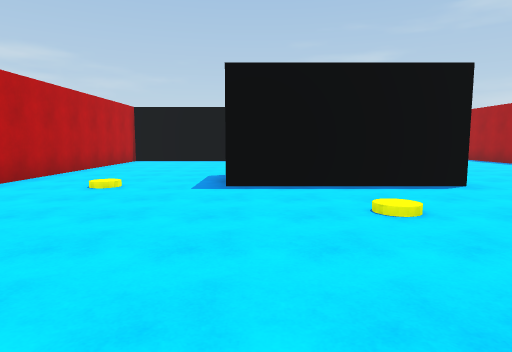
view 1 (above)

24 first-person views from a walk through a 3-D level made in the Unity game engine. The camera is 1.5 m above the floor, tilts 6° down and sees 75° across. The floor is counted in squares, 2 m on a side. Each view is taken from the middle of a square. On the plan, view 1 faces up. The plan holds only what a view shows up to about 11 squares ahead; the rest is blank. The place goes on beyond the plan. Some animated figures are not drawn.

view 2
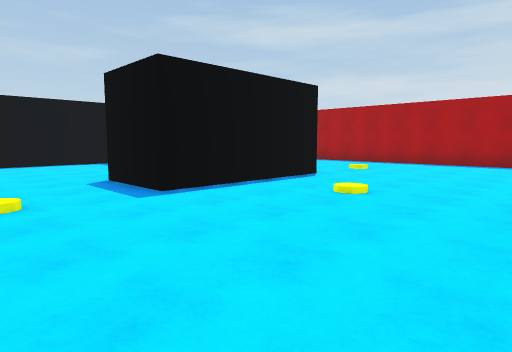

view 3
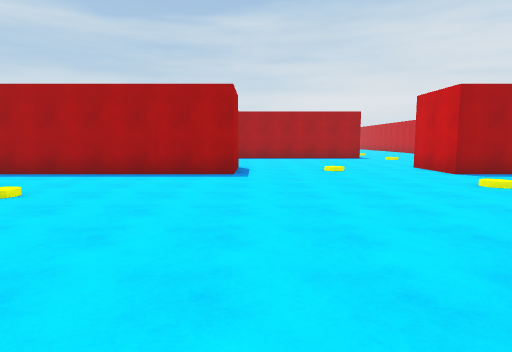

view 4
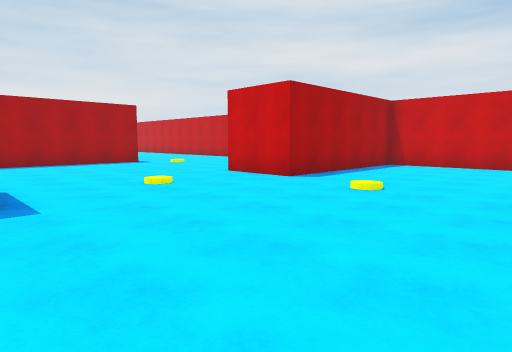

view 5
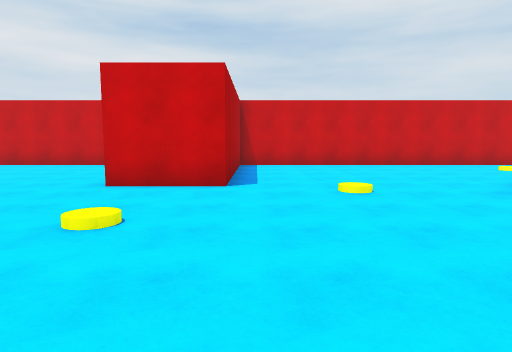

view 6
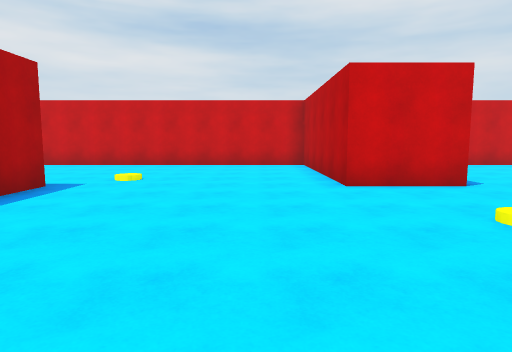

view 7
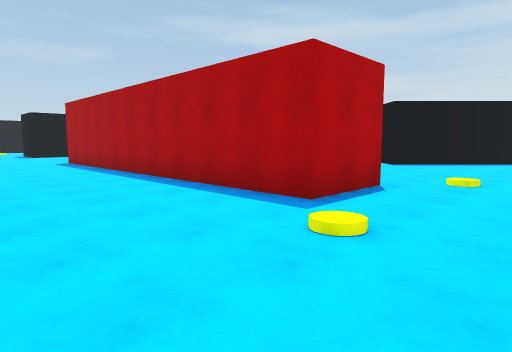

view 8
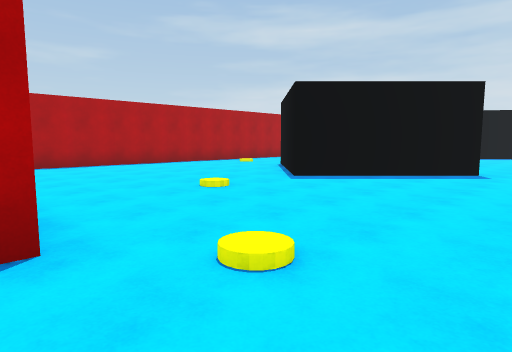

view 9
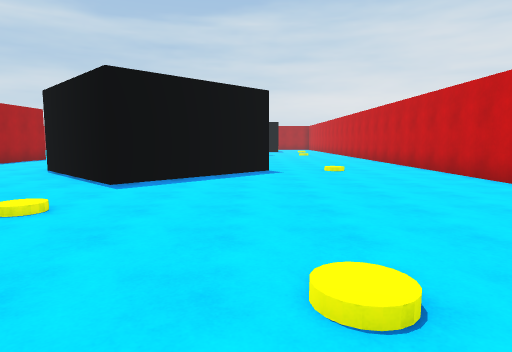

view 10
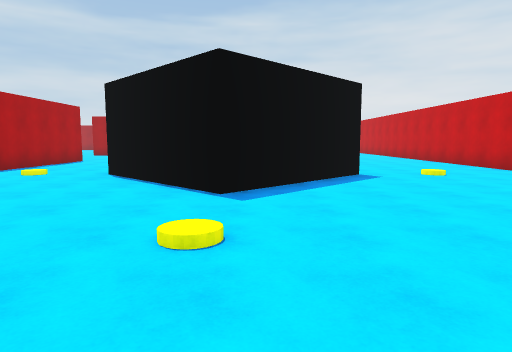

view 11
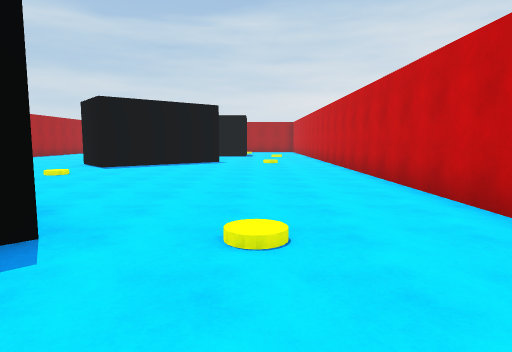

view 12
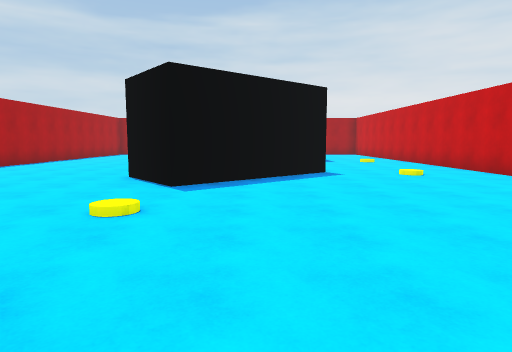

view 13
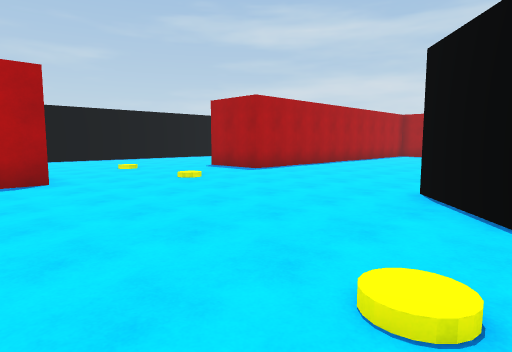

view 14
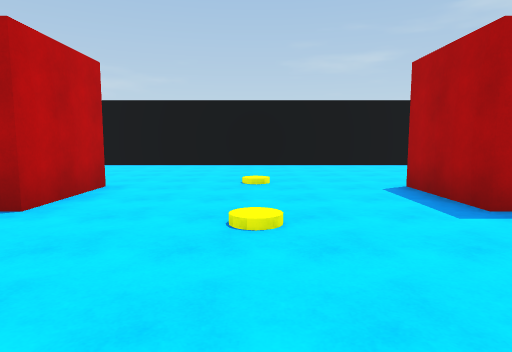

view 15
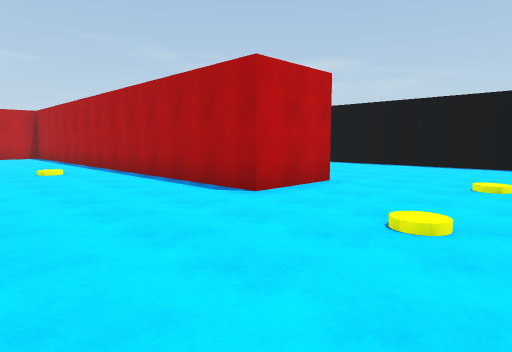

view 16
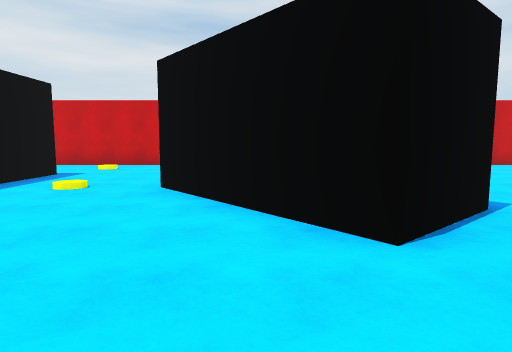

view 17
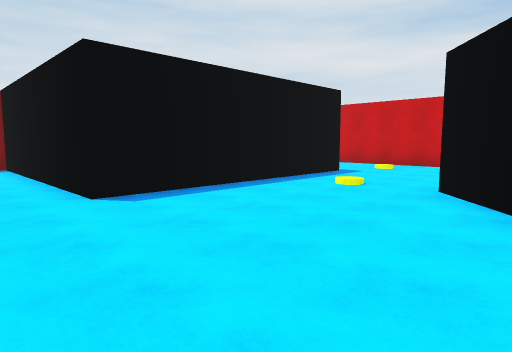

view 18
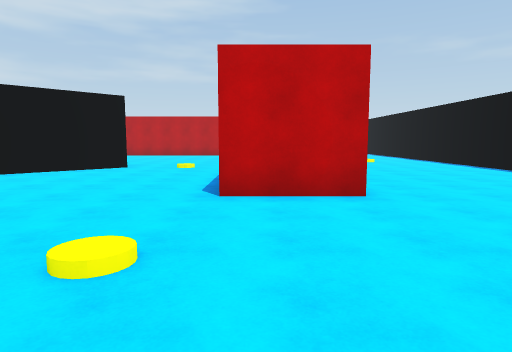

view 19
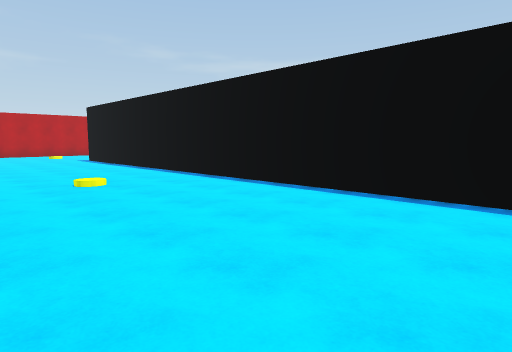

view 20
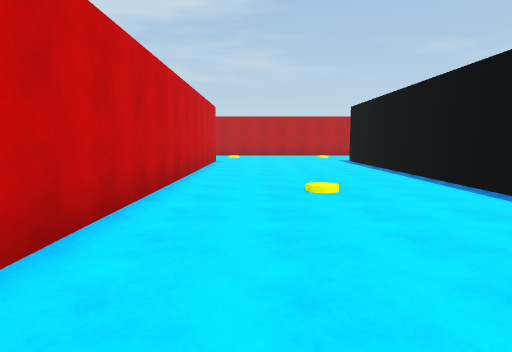

view 21
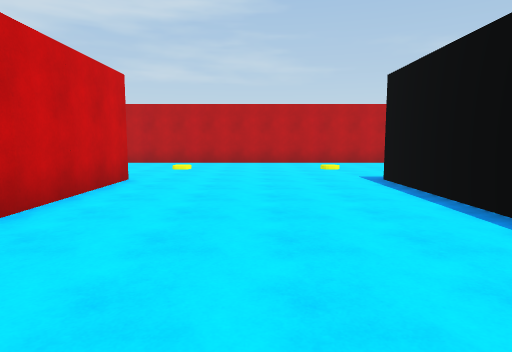

view 22
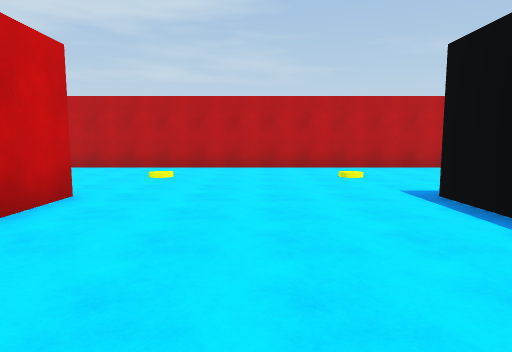

view 23
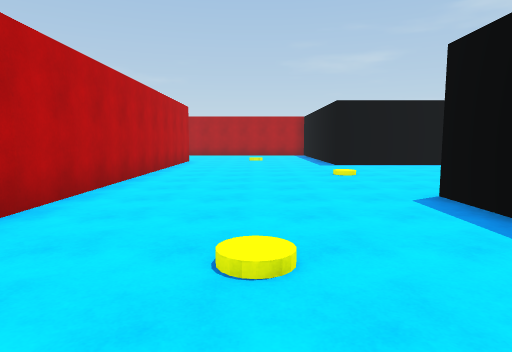

view 24
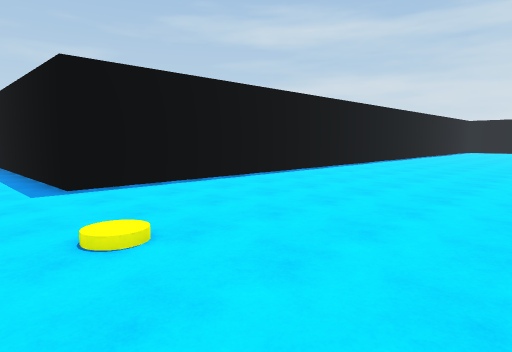

### Floor plan
Points are (right, up) in squares from view 1. A wall is a line through its corners. A room is listed if a view was taken in it or the views show most of it. See-through windows are left out.
Room 1 (views 1, 2, 3, 4, 5, 6, 7, 8, 9, 10, 11, 12, 13, 14, 15, 16, 17, 18, 19, 20, 21, 22, 23, 24)
walls: (15.5, 7.5) (26.1, 7.5); (17.6, -2.5) (15.5, -2.5) (15.5, 7.1); (10.5, 2.5) (8.5, 2.5) (8.5, 7.8); (15.5, 13.1) (15.5, 14.5); (25.5, -3.3) (22.7, -0.5) (25.5, 2.3) (27.5, 0.3); (30.5, 7.6) (30.5, 5.5) (19, 5.5); (22.8, -7.5) (40.5, -7.5); (3.6, 5.5) (-0.5, 5.5) (-0.5, 7.5); (24.2, 20.5) (15.5, 20.5) (15.5, 21.5); (10.5, 21.1) (10.5, 4.6); (35.2, -0.8) (36.6, -2.5); (1.2, 12.5) (-1.5, 12.5); (35.1, -3.8) (32.4, -0.6) (34.1, 0.7); (38.1, 5.5) (35.5, 5.5) (35.5, 7.5); (37.9, 12.5) (15.5, 12.5); (-0.1, -7.5) (8.5, -7.5) (8.5, -2.5) (10.5, -2.5) (10.5, -7.5) (18.8, -7.5); (-4.5, 11.1) (-4.5, 5.8); (39.5, -4.5) (39.5, 1.5) (40.5, 1.5)
objects: disc (-2, 5); other object (2, -6); disc (2, 3); disc (6, 5); disc (7, -2); disc (10, 0); disc (13, 8); disc (13, 12); disc (15, -4); disc (15, 17); disc (19, -4); disc (21, -1); disc (23, 10); disc (26, -5); disc (26, 4); disc (31, -1); disc (33, 5); disc (33, 8); disc (35, -6); disc (38, -2); other object (39, -6)

Where each view was taken, in squares from view 1:
view 1: 0 up, 0 right, facing up
view 2: 1 up, 3 left, facing up-right
view 3: 2 up, 1 right, facing right
view 4: 3 up, 4 right, facing down-right
view 5: 3 up, 8 right, facing down
view 6: 3 up, 12 right, facing down
view 7: 5 down, 12 right, facing up-right
view 8: 5 down, 17 right, facing up-right
view 9: 3 down, 17 right, facing right
view 10: 1 down, 18 right, facing right
view 11: 5 down, 23 right, facing right
view 12: 2 down, 27 right, facing right
view 13: 1 down, 29 right, facing up-right
view 14: 2 up, 33 right, facing up
view 15: 2 up, 34 right, facing up-left
view 16: 3 up, 35 right, facing down
view 17: 3 up, 35 right, facing down-right
view 18: 6 up, 35 right, facing left
view 19: 8 up, 29 right, facing up-left
view 20: 9 up, 28 right, facing left
view 21: 10 up, 22 right, facing left
view 22: 10 up, 20 right, facing left
view 23: 10 up, 13 right, facing up
view 24: 15 up, 14 right, facing up-right
